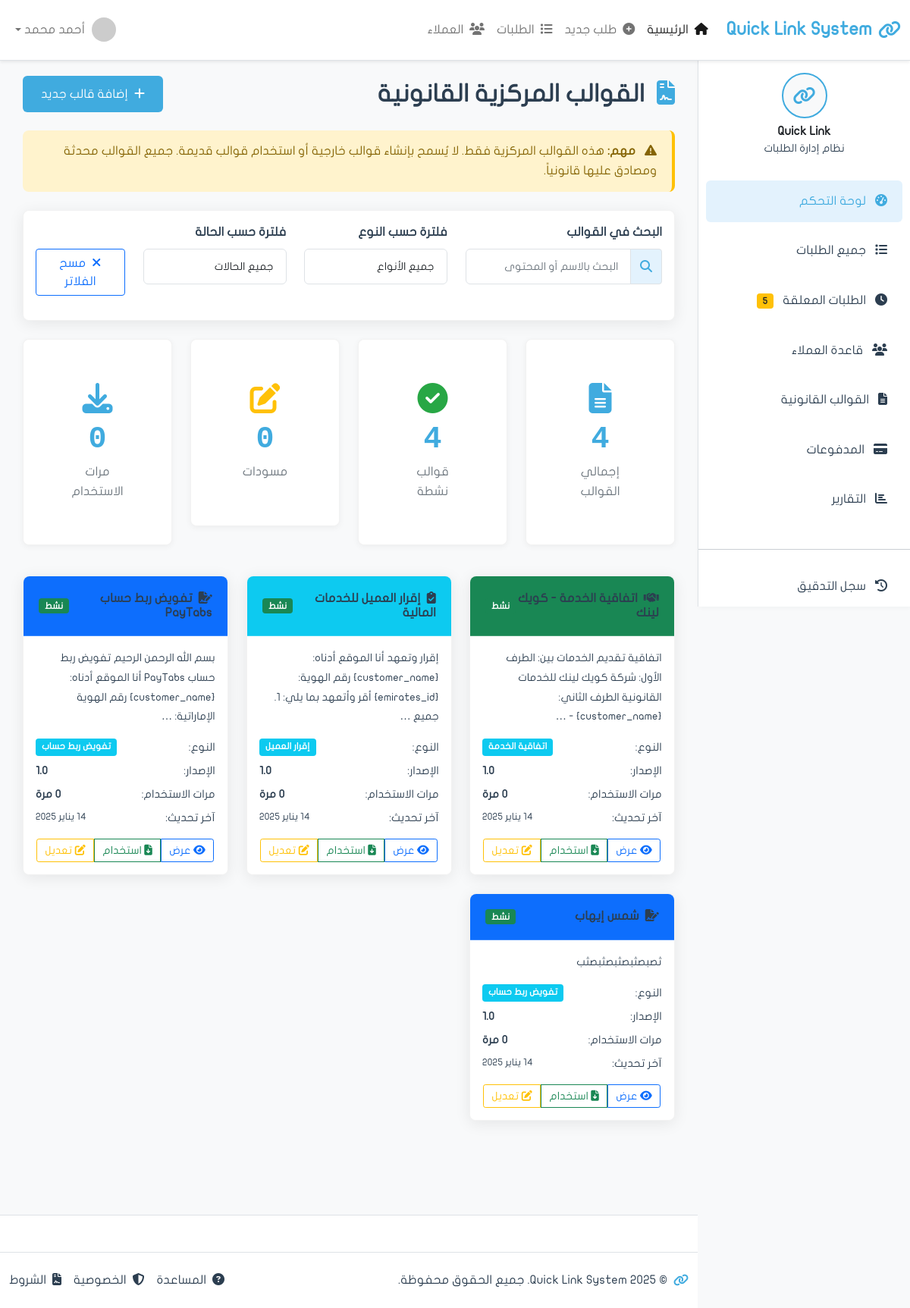
/templates/, run on the app's committed database.
### apps/requests/models.py (models this page shows, shortened)
class Template(models.Model):
    name = models.CharField('اسم القالب', max_length=200)
    name_english = models.CharField('الاسم بالإنجليزية', max_length=200, blank=True)
    code = models.CharField('الرمز', max_length=50, unique=True, editable=False)
    content_arabic = models.TextField('المحتوى بالعربية')
    content_english = models.TextField('المحتوى بالإنجليزية', blank=True)
    version = models.CharField('الإصدار', max_length=20, default='1.0')
    template_type = models.CharField('نوع القالب', max_length=100, choices=[
        ('authorization', 'تفويض ربط حساب'),
        ('service_agreement', 'اتفاقية الخدمة'),
        ('financial_contract', 'عقد الخدمات المالية'),
        ('customer_declaration', 'إقرار العميل'),
        ('privacy_policy', 'سياسة الخصوصية'),
        ('disclaimer', 'إخلاء المسؤولية'),
    ])
    is_active = models.BooleanField('نشط', default=True)
    is_published = models.BooleanField('منشور', default=False)
    requires_admin_approval = models.BooleanField('يحتاج موافقة المشرف', default=True)
    file = models.FileField('ملف القالب', upload_to='templates/', blank=True)
    usage_count = models.IntegerField('عدد الاستخدامات', default=0)
    created_at = models.DateTimeField('تاريخ الإنشاء', auto_now_add=True)
    updated_at = models.DateTimeField('آخر تحديث', auto_now=True)
    created_by = models.ForeignKey('auth.User', on_delete=models.SET_NULL, null=True)
    class Meta:
        verbose_name = 'قالب'
        verbose_name_plural = 'القوالب'
        ordering = ['-created_at']

### apps/requests/views.py (the view, shortened to what this page needs)
# urls.py: path('templates/', views.templates_list, name='templates_list'),
def templates_list(request):
    from django.db.models import Count
    type_filter = request.GET.get('type')
    status_filter = request.GET.get('status')
    templates = Template.objects.all()
    if type_filter and type_filter != 'all':
        templates = templates.filter(template_type=type_filter)
    templates = templates.order_by('-updated_at')
    total_templates = Template.objects.count()
    active_templates = Template.objects.filter(is_active=True, is_published=True).count()
    draft_templates = Template.objects.filter(is_published=False).count()
    total_usage = sum(t.usage_count for t in Template.objects.all())
    context = {
        'page_title': 'القوالب القانونية',
        'templates': templates,
        'total_templates': total_templates,
        'active_templates': active_templates,
        'draft_templates': draft_templates,
        'total_usage': total_usage,
    }
    return render(request, 'requests/templates_list.html', context)

### apps/requests/templates/requests/templates_list.html (shortened to what this page needs)
{% extends 'base.html' %}
{% load static %}
{% block content %}
            <div class="d-flex justify-content-between align-items-center mb-4">
                <h2 class="mb-0">
                    <i class="fas fa-file-contract me-2 text-primary"></i>
                    القوالب المركزية القانونية
                </h2>
                <a href="{% url 'requests:template_create' %}" class="btn btn-primary">
                    <i class="fas fa-plus me-1"></i>
                    إضافة قالب جديد
                </a>
            </div>
            <div class="alert alert-warning mb-4">
                <i class="fas fa-exclamation-triangle me-2"></i>
                <strong>مهم:</strong> هذه القوالب المركزية فقط. لا يُسمح بإنشاء قوالب خارجية أو استخدام قوالب قديمة. جميع القوالب محدثة ومصادق عليها قانونياً.
            </div>
            <div class="card shadow-custom mb-4">
                <div class="card-body">
                    <div class="row">
                        <div class="col-md-4 mb-3">
                            <label class="form-label">البحث في القوالب</label>
                            <div class="input-group">
                                <span class="input-group-text">
                                    <i class="fas fa-search"></i>
                                </span>
                                <input type="text" class="form-control" placeholder="البحث بالاسم أو المحتوى" id="templateSearchInput">
                            </div>
                        </div>
                        <div class="col-md-3 mb-3">
                            <label class="form-label">فلترة حسب النوع</label>
                            <select class="form-control" id="typeFilter">
                                <option value="all">جميع الأنواع</option>
                            </select>
                        </div>
                        <div class="col-md-3 mb-3">
                            <label class="form-label">فلترة حسب الحالة</label>
                            <select class="form-control" id="statusFilter">
                                <option value="all">جميع الحالات</option>
                            </select>
                        </div>
                        <div class="col-md-2 mb-3">
                            <label class="form-label">&nbsp;</label>
                            <div class="d-grid">
                                <button class="btn btn-outline-primary" onclick="clearTemplateFilters()">
                                    <i class="fas fa-times me-1"></i>
                                    مسح الفلاتر
                                </button>
                            </div>
                        </div>
                    </div>
                </div>
            </div>
            <div class="row mb-4">
                <div class="col-xl-3 col-md-6 mb-3">
                    <div class="card stats-card">
                        <div class="card-body text-center">
                            <i class="fas fa-file-alt icon-large text-primary"></i>
                            <div class="stats-number">{{ total_templates|default:0 }}</div>
                            <div class="stats-label">إجمالي القوالب</div>
                        </div>
                    </div>
                </div>
                <div class="col-xl-3 col-md-6 mb-3">
                    <div class="card stats-card">
                        <div class="card-body text-center">
                            <i class="fas fa-check-circle icon-large text-success"></i>
                            <div class="stats-number">{{ active_templates|default:0 }}</div>
                            <div class="stats-label">قوالب نشطة</div>
                        </div>
                    </div>
                </div>
                <div class="col-xl-3 col-md-6 mb-3">
                    <div class="card stats-card">
                        <div class="card-body text-center">
                            <i class="fas fa-edit icon-large text-warning"></i>
                            <div class="stats-number">{{ draft_templates|default:0 }}</div>
                            <div class="stats-label">مسودات</div>
                        </div>
                    </div>
                </div>
                <div class="col-xl-3 col-md-6 mb-3">
                    <div class="card stats-card">
                        <div class="card-body text-center">
                            <i class="fas fa-download icon-large text-info"></i>
                            <div class="stats-number">{{ total_usage|default:0 }}</div>
                            <div class="stats-label">مرات الاستخدام</div>
                        </div>
                    </div>
                </div>
            </div>
            <div class="row">
                {% if templates %}
                    {% for template in templates %}
                <div class="col-lg-4 col-md-6 mb-4">
                    <div class="card template-card shadow-custom">
                        <div class="card-header
                            {% if template.template_type == 'authorization' %}bg-primary
                            {% elif template.template_type == 'service_agreement' %}bg-success
                            {% elif template.template_type == 'financial_contract' %}bg-warning text-dark
                            {% elif template.template_type == 'customer_declaration' %}bg-info
                            {% elif template.template_type == 'privacy_policy' %}bg-secondary
                            {% else %}bg-danger{% endif %} text-white">
                            <div class="d-flex justify-content-between align-items-center">
                                <h6 class="mb-0">
                                    <i class="fas
                                        {% if template.template_type == 'authorization' %}fa-file-signature
                                        {% elif template.template_type == 'service_agreement' %}fa-handshake
                                        {% elif template.template_type == 'financial_contract' %}fa-file-contract
                                        {% elif template.template_type == 'customer_declaration' %}fa-clipboard-check
                                        {% elif template.template_type == 'privacy_policy' %}fa-shield-alt
                                        {% else %}fa-ban{% endif %} me-1"></i>
                                    {{ template.name }}
                                </h6>
                                <span class="badge
                                    {% if template.is_published and template.is_active %}bg-success
                                    {% elif not template.is_published %}bg-warning text-dark
                                    {% else %}bg-secondary{% endif %}">
                                    {% if template.is_published and template.is_active %}نشط
                                    {% elif not template.is_published %}مسودة
                                    {% else %}مؤرشف{% endif %}
                                </span>
                            </div>
                        </div>
                        <div class="card-body">
                            <p class="text-muted mb-3">
                                <small>{{ template.content_arabic|truncatewords:15 }}</small>
                            </p>
                            <div class="template-meta mb-3">
                                <div class="d-flex justify-content-between mb-2">
                                    <span class="text-muted">النوع:</span>
                                    <span class="badge bg-info">{{ template.get_template_type_display }}</span>
                                </div>
                                <div class="d-flex justify-content-between mb-2">
                                    <span class="text-muted">الإصدار:</span>
                                    <strong>{{ template.version }}</strong>
                                </div>
                                <div class="d-flex justify-content-between mb-2">
                                    <span class="text-muted">مرات الاستخدام:</span>
                                    <strong>{{ template.usage_count|default:0 }} مرة</strong>
                                </div>
                                <div class="d-flex justify-content-between">
                                    <span class="text-muted">آخر تحديث:</span>
                                    <small>{{ template.updated_at|date:"d يناير Y" }}</small>
                                </div>
                            </div>
                            <div class="btn-group w-100" role="group">
                                <button class="btn btn-outline-primary btn-sm" onclick="viewTemplate({{ template.id }})">
                                    <i class="fas fa-eye"></i>
                                    عرض
                                </button>
                                {% if template.is_published and template.is_active %}
                                <button class="btn btn-outline-success btn-sm" onclick="useTemplate({{ template.id }})">
                                    <i class="fas fa-file-download"></i>
                                    استخدام
                                </button>
                                {% elif not template.is_published %}
                                <button class="btn btn-outline-success btn-sm" onclick="publishTemplate({{ template.id }})">
                                    <i class="fas fa-check"></i>
                                    نشر
                                </button>
                                {% endif %}
                                <a href="{% url 'requests:template_edit' template.id %}" class="btn btn-outline-warning btn-sm">
                                    <i class="fas fa-edit"></i>
                                    تعديل
                                </a>
                            </div>
                        </div>
                    </div>
                </div>
                    {% endfor %}
                {% endif %}
            </div>
{% endblock content %}

### staticfiles/assets/css/custom.css (style rules this page uses)
:root { --primary-blue: #40abdf; --primary-green: #51c676; --light-blue: #e3f2fd; --light-green: #e8f5e8; --medium-blue: #6bb6ff; --medium-green: #7dd87d; --text-dark: #2c3e50; --text-light: #6c757d; --bg-light: #f8f9fa; --bg-white: #ffffff; --bg-lighter: #fafbfc; --white: #ffffff; --warning: #ffc107; --danger: #dc3545; --success: #28a745; --border-color: #dee2e6; --shadow-light: rgba(0, 0, 0, 0.05); --shadow-medium: rgba(0, 0, 0, 0.08); }
* { margin: 0; padding: 0; box-sizing: border-box; }
body { font-family: font_regular; direction: rtl; text-align: right; background-color: var(--bg-light); color: var(--text-dark); line-height: 1.6; }
h1, h2, h3, h4, h5, h6 { font-weight: 600; color: var(--text-dark); }
.btn-primary { background: var(--primary-blue); border: none; border-radius: 6px; padding: 12px 24px; font-weight: 500; color: var(--white); }
.card { border: 1px solid var(--border-color); border-radius: 8px; box-shadow: 0 2px 8px var(--shadow-light); background: var(--white); transition: box-shadow 0.2s ease; }
.card-header { background: var(--light-blue); color: var(--text-dark); border-radius: 8px 8px 0 0 !important; padding: 20px; font-weight: 600; border-bottom: 1px solid var(--border-color); }
.form-control { border: 1px solid var(--border-color); border-radius: 6px; padding: 12px 16px; font-size: 14px; }
.form-label { font-weight: 600; color: var(--text-dark); margin-bottom: 8px; }
.stats-card { background: var(--white); border: 1px solid var(--border-color); border-radius: 8px; padding: 25px; text-align: center; box-shadow: 0 2px 8px var(--shadow-light); transition: box-shadow 0.2s ease; }
.stats-number { font-size: 2.5rem; font-weight: 700; color: var(--primary-blue); margin-bottom: 10px; }
.stats-label { color: var(--text-light); font-weight: 500; }
.icon-large { font-size: 3rem; color: var(--primary-blue); margin-bottom: 20px; }
.alert { border: none; border-radius: 8px; padding: 15px 20px; margin-bottom: 20px; }
.alert-warning { background: #fff3cd; color: #856404; border-right: 4px solid var(--warning); }
.shadow-custom { box-shadow: 0 4px 20px rgba(0, 0, 0, 0.08); }
.card { border: 1px solid rgba(0, 0, 0, 0.05); }
.card-header { border-bottom: 1px solid rgba(255, 255, 255, 0.2); }
.stats-card .card-body { padding: 2rem; }
.stats-number { font-family: 'JF-Flat-Regular', monospace; line-height: 1; }
.card, .btn, .form-control { will-change: transform; }
.btn-group .btn { margin: 0 1px; }
.stats-card .icon-large { font-size: 2.5rem; margin-bottom: 15px; }
.input-group-text { background: var(--light-blue); border-color: var(--border-color); color: var(--primary-blue); }
.badge { font-size: 0.75rem; padding: 4px 8px; }
.text-success { color: var(--success) !important; }
.text-warning { color: var(--warning) !important; }
.text-info { color: var(--primary-blue) !important; }
.text-primary { color: var(--primary-blue) !important; }
.text-muted { color: var(--text-muted) !important; }
.template-card { height: 100%; transition: transform 0.2s ease, box-shadow 0.2s ease; }
.template-card .card-header { font-weight: 600; }
.template-meta { font-size: 0.9rem; }

### data on the page
Template: name "اتفاقية الخدمة - كويك لينك", is_published "نشط", content_arabic "اتفاقية تقديم الخدمات بين: الطرف الأول: شركة كويك لينك للخدمات القانونية الطرف الثاني: {customer_name} - …", template_type "اتفاقية الخدمة", version "1.0", updated_at "14 يناير 2025"
Template: name "إقرار العميل للخدمات المالية", is_published "نشط", content_arabic "إقرار وتعهد أنا الموقع أدناه: {customer_name} رقم الهوية: {emirates_id} أقر وأتعهد بما يلي: 1. جميع …", template_type "إقرار العميل", version "1.0", usage_count "0", updated_at "14 يناير 2025"
Template: name "تفويض ربط حساب PayTabs", is_published "نشط", content_arabic "بسم الله الرحمن الرحيم تفويض ربط حساب PayTabs أنا الموقع أدناه: {customer_name} رقم الهوية الإماراتية: …", template_type "تفويض ربط حساب", version "1.0", updated_at "14 يناير 2025"
Template: name "شمس إيهاب", is_published "نشط", content_arabic "ثصبصثبصثبصثبصثب", template_type "تفويض ربط حساب", version "1.0", updated_at "14 يناير 2025"

### other printed values
{{ total_templates|default:0 }} "4"
{{ active_templates|default:0 }} "4"
{{ draft_templates|default:0 }} "0"
{{ total_usage|default:0 }} "0"
